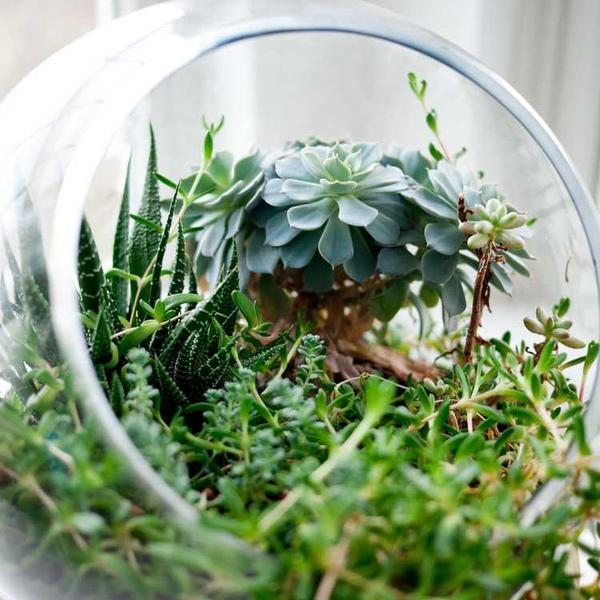
#> input picture assets/input_1.jpg, 600 x 600 px; its folder holds only this picture in this run
$ jupyter execute solution_1_grayscale_filter.ipynb   (shell and % lines are left out)
#> lines starting #> are read from the running program, lines starting #| are printed output that depends on the picture
[cell 1]
"""
Grayscale Filter
----------------
Este código demuestra el procesamiento de imágenes en paralelo aplicando la conversión a escala de grises píxel a píxel.
Imágenes extraídas de: https://picsum.photos/

> https://es.wikipedia.org/wiki/Procesamiento_digital_de_im%C3%A1genes
"""

from numba import njit, prange
import cv2
import matplotlib.pyplot as plt
import numpy as np
import os
import time


def load_images(directory="../assets/"):
#> called with directory = '../assets/'
    images = []
    filenames = sorted(
        [f for f in os.listdir(directory) if f.endswith((".png", ".jpg", ".jpeg"))]
    )
    for filename in filenames:
        image = cv2.imread(os.path.join(directory, filename))
#> image is the input picture: shape (600, 600, 3); mean B, G, R 130.8, 158.3, 141.5
        if image is not None:
            images.append(image)
    return images, filenames


def rgb_to_gray_serial(image: np.ndarray) -> np.ndarray:
    height, width, _ = image.shape
    gray_image = np.zeros((height, width), dtype=np.uint8)
    for i in range(height):
        for j in range(width):
            r, g, b = image[i, j]
            gray_image[i, j] = int(0.2989 * r + 0.5870 * g + 0.1140 * b)
    return gray_image


@njit(parallel=True)
def rgb_to_gray_parallel(image: np.ndarray) -> np.ndarray:
    height, width, _ = image.shape
    gray_image = np.zeros((height, width), dtype=np.uint8)
    for i in prange(height):
        for j in range(width):
            r, g, b = image[i, j]
            gray_image[i, j] = int(0.2989 * r + 0.5870 * g + 0.1140 * b)
    return gray_image


def display_images(original, gray_serial, gray_parallel, filename):
    plt.figure(figsize=(10, 4))
    plt.subplot(1, 3, 1)
    plt.imshow(cv2.cvtColor(original, cv2.COLOR_BGR2RGB))
    plt.title(f"Original ({filename})")
    plt.axis("off")

    plt.subplot(1, 3, 2)
    plt.imshow(gray_serial, cmap="gray")
    plt.title("Grayscale (Serial)")
    plt.axis("off")

    plt.subplot(1, 3, 3)
    plt.imshow(gray_parallel, cmap="gray")
    plt.title("Grayscale (Parallel)")
    plt.axis("off")

    plt.show()


print("Grayscale Filter")

images, filenames = load_images()
#> images = 1 item; filenames = ['input_1.jpg']

for idx, (image, filename) in enumerate(zip(images, filenames)):
    serial_start = time.perf_counter()
    gray_serial = rgb_to_gray_serial(image)
    serial_end = time.perf_counter()
    print(
        f"Image {idx + 1} ({filename}) - Serial Processing Time: {serial_end - serial_start:.6f}s"
    )

    parallel_start = time.perf_counter()
    gray_parallel = rgb_to_gray_parallel(image)
    parallel_end = time.perf_counter()
    print(
        f"Image {idx + 1} ({filename}) - Parallel Processing Time: {parallel_end - parallel_start:.6f}s"
    )

    assert np.array_equal(gray_serial, gray_parallel), "Results are not the same"
    print("Results are the same")

    display_images(image, gray_serial, gray_parallel, filename)
#> this loop made 1 pass
#> filename on pass 1: 'input_1.jpg'
#| Image 1 (input_1.jpg) - Serial Processing Time: 1.376329s
#| Image 1 (input_1.jpg) - Parallel Processing Time: 1.211575s
#| Results are the same
#> pass 1, `gray_serial = rgb_to_gray_serial(image)`:
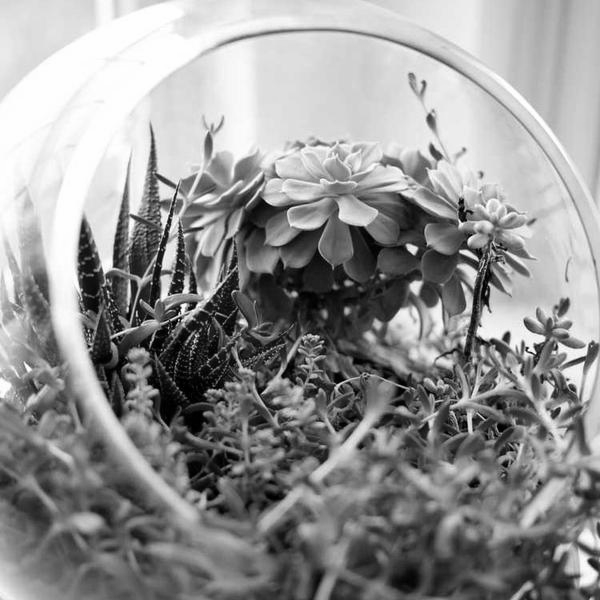
#> gray_serial: shape (600, 600); min 0, max 254, mean 147.6
#> pass 1, in display_images, `plt.show()`:
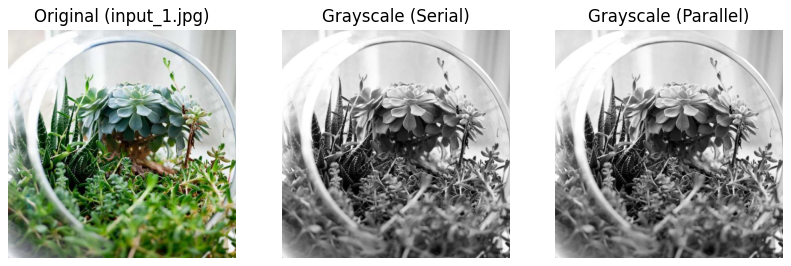
#> figure drawn by matplotlib, 3 panels

$ run again, on assets/input_2.jpg
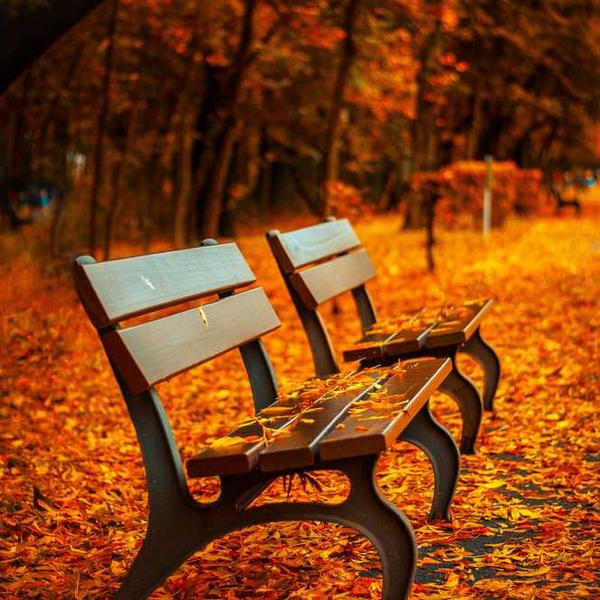
#> input picture assets/input_2.jpg, 600 x 600 px
#> in load_images, image is the input picture: shape (600, 600, 3); mean B, G, R 19.2, 63.7, 130.7
#> images = 1 item; filenames = ['input_2.jpg']
#> the loop `for idx, (image, filename) in enumerate(zip(images, filenames)):` made 1 pass
#> filename on pass 1: 'input_2.jpg'
#> (printed output is left out)
#> pass 1, `gray_serial = rgb_to_gray_serial(image)`:
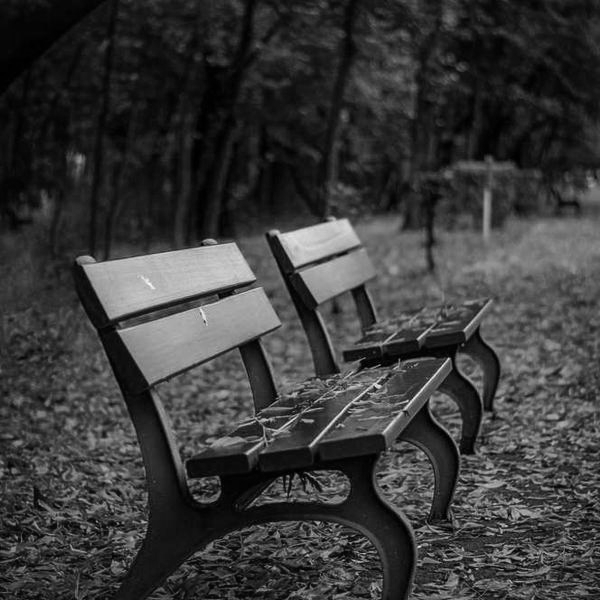
#> gray_serial: shape (600, 600); min 0, max 250, mean 57.5
#> pass 1, in display_images, `plt.show()`:
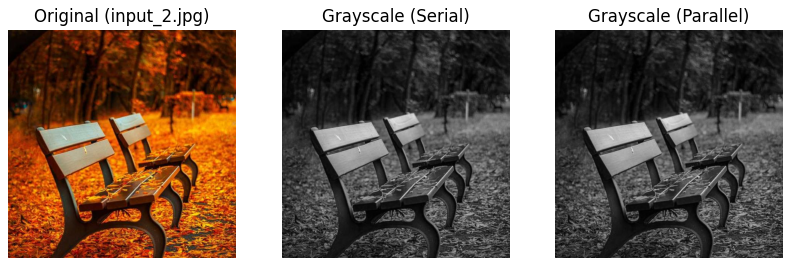
#> figure drawn by matplotlib, 3 panels

$ run again, on assets/input_3.jpg
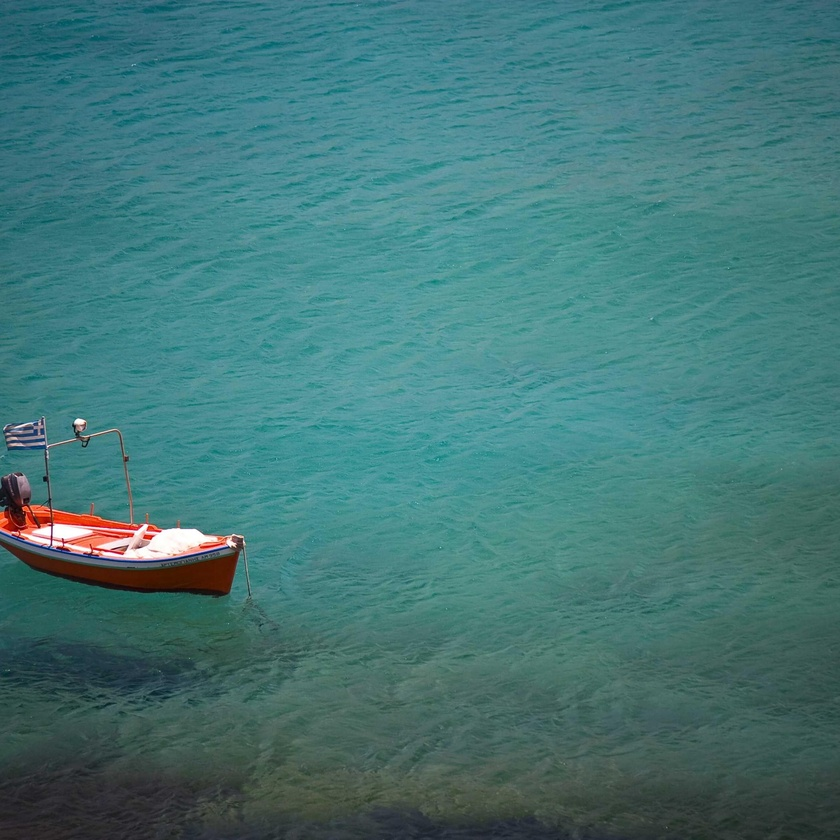
#> input picture assets/input_3.jpg, 840 x 840 px, shrunk from 4000 x 4000 before the run
#> in load_images, image is the input picture: shape (840, 840, 3); mean B, G, R 119.1, 118.8, 67
#> images = 1 item; filenames = ['input_3.jpg']
#> the loop `for idx, (image, filename) in enumerate(zip(images, filenames)):` made 1 pass
#> filename on pass 1: 'input_3.jpg'
#> (printed output is left out)
#> pass 1, `gray_serial = rgb_to_gray_serial(image)`:
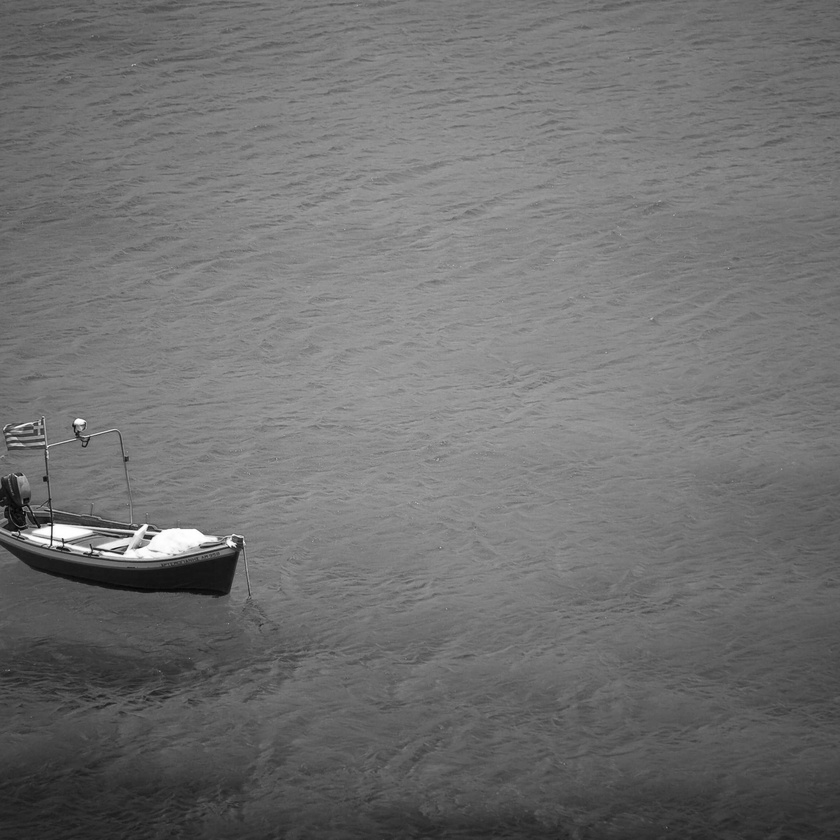
#> gray_serial: shape (840, 840); min 3, max 254, mean 112.5
#> pass 1, in display_images, `plt.show()`:
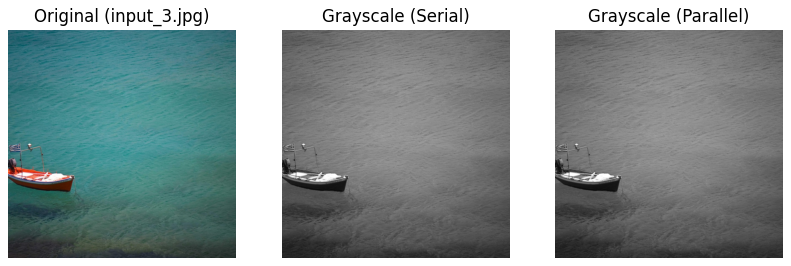
#> figure drawn by matplotlib, 3 panels
